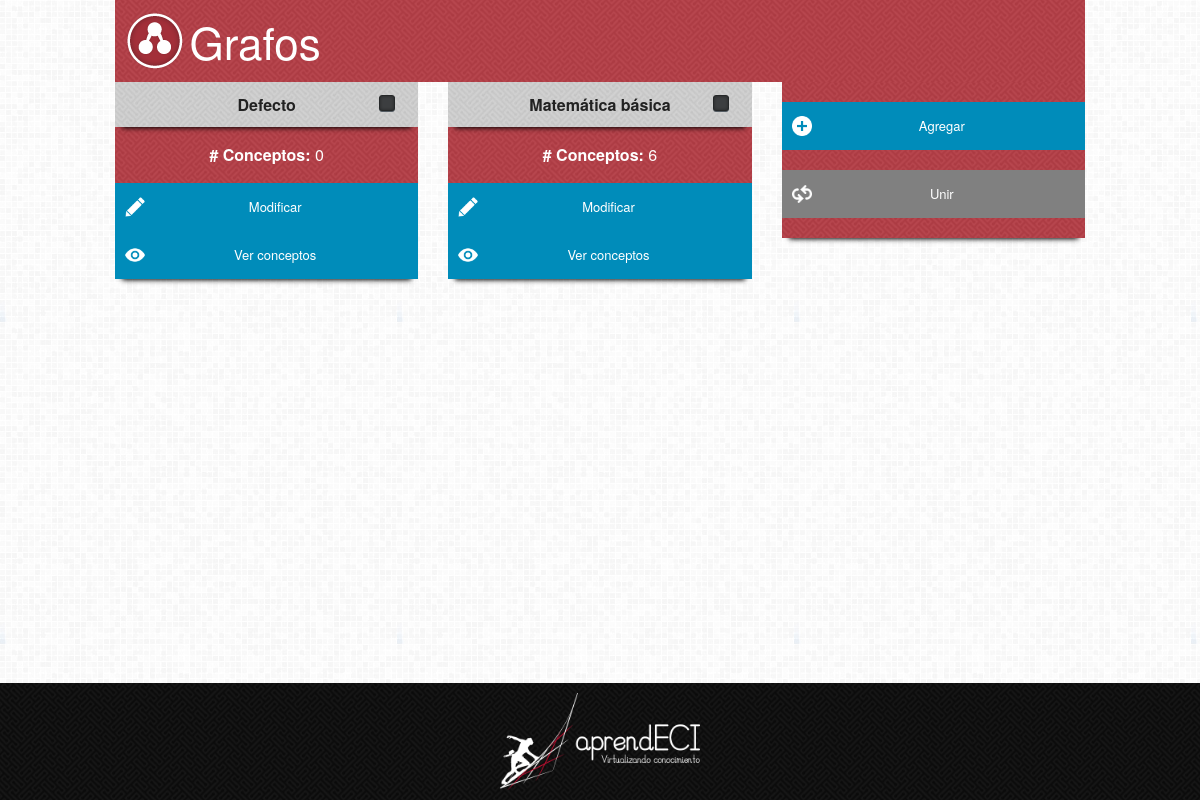
The app's page /aprendeci/grafos/, older data.
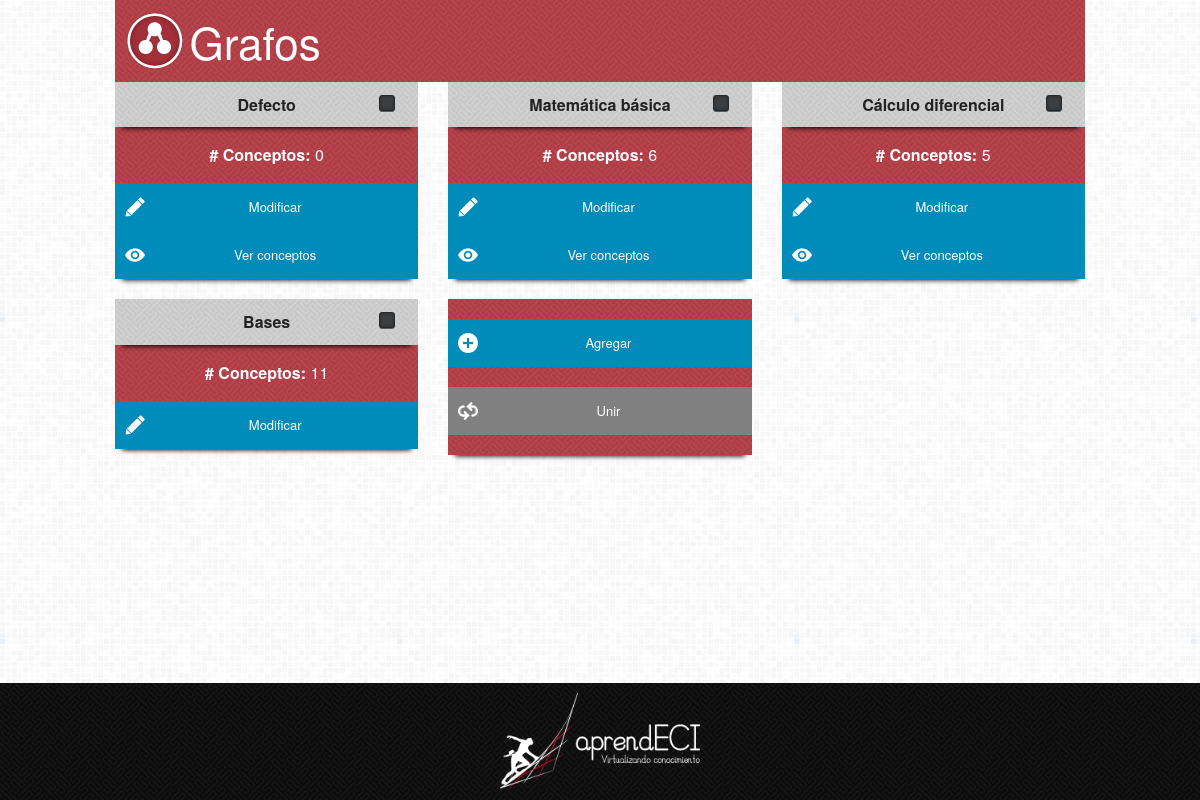
The same page, newer data.
### Aprendeci/models.py (models this page shows, shortened)
class Grafo(models.Model):
    nombre = models.CharField(max_length=100)
    descripcion = models.CharField(max_length=500)
    grafoPadre = models.ForeignKey("self", blank=True, null=True)
    def numero_de_conceptos(self):
        numConceptos = self.concepto_set.all().count()
        for grafo in self.grafo_set.all():
            numConceptos += grafo.concepto_set.all().count()
        return numConceptos

### Aprendeci/views.py (the view)
class GrafosView(ListView, LoginRequiredMixin):
    model = Grafo
    template_name = "Aprendeci/grafo/grafos.html"

### Aprendeci/templates/Aprendeci/grafo/grafos.html (shortened to what this page needs)
{% extends "_layouts/base.html" %}
{% load staticfiles %}
{% load django_bootstrap_breadcrumbs %}
{% block styles %}
    <link rel="stylesheet" href="{% static "css/style.css" %}" />
{% endblock %}
{% block header %}
    <div class="encabezado">
        <img class="icon" alt="grafo" src="{% static "img/icons/grafo.png" %}" />
        <h1>Grafos</h1>
    </div>
{% endblock %}
{% block content %}
    {% for grafo in grafo_list %}
        {% if forloop.counter0|divisibleby:"3" %}
            {% if forloop.counter0 > 0 %}
                </div>
            {% endif %}
            <div class="row">
        {% endif %}
        <div class="small-4 columns">
            <div class="grafoItem">
                <div class="header">
                    <p class="nombre">{{ grafo.nombre }}</p>
                    <input class="grafoCheck" type="checkbox" name="grafo" id="checked{{ grafo.id }}" value="{{ grafo.id }}" /><label for="checked{{ grafo.id }}"><span></span></label>
                </div>
                <div class="conceptos"><span># Conceptos: </span>{{ grafo.numero_de_conceptos }}</div>
                <div class="botones">
                    {% if grafo.grafo_set.all.count == 0 %}
                        <a href="{% url "Aprendeci:grafo" grafo.id %}" class="button small modificar">Modificar</a>
                        <a href="{% url "Aprendeci:conceptos" grafo.id %}" class="button small ver">Ver conceptos</a>
                    {% else %}
                        <a href="{% url "Aprendeci:unirgrafos" %}?grafo1={{ grafo.grafo_set.all.0.id }}&grafo2={{ grafo.grafo_set.all.1.id }}" class="button small modificar">Modificar</a>
                    {% endif %}
                </div>
            </div>
        </div>
        {% if forloop.last %}
            {% if forloop.counter|divisibleby:"3" %}
                </div>
                <div class="row">
                    <div class="small-4 columns">
                        <div class="grafoItem">
                            <a href="{% url "admin:Aprendeci_grafo_add" %}" class="button small agregar">Agregar</a>
                            <a href="{% url "Aprendeci:unirgrafos" %}" class="button small unir">Unir</a>
                        </div>
                    </div>
                </div>
            {% else %}
                <div class="small-4 columns end">
                    <div class="grafoItem">
                        <a href="{% url "admin:Aprendeci_grafo_add" %}" class="button small agregar">Agregar</a>
                        <a href="{% url "Aprendeci:unirgrafos" %}" class="button small unir">Unir</a>
                    </div>
                </div>
                </div>
            {% endif %}
        {% endif %}
    {% endfor %}
{% endblock %}

### AprendeciDjango/templates/_layouts/base.html (shortened to what this page needs)
{% load staticfiles %}
{% load django_bootstrap_breadcrumbs %}
<!DOCTYPE html>
<html>
<head>
    <link rel="stylesheet" href="{% static "css/dependencies/normalize.css" %}" />
    <link rel="stylesheet" href="{% static "css/dependencies/foundation.min.css" %}" />
    <link rel="stylesheet" href="{% static "css/dependencies/jquery.growl.css" %}" />
    {% block styles %}{% endblock %}
</head>
<body>
    <div id="wrapper">
        <div id="header">
            <div class="row">
                <div class="small-12 columns">
                    {% block header %}{% endblock %}
                </div>
            </div>
        </div>
        <div id="container">
            {% block extraContent %}
                <div class="row">
                    <div class="small-12 columns">
                        {% block content %}{% endblock %}
                    </div>
                </div>
            {% endblock %}
        </div>
    </div>
    <div id="footer">
        {% block footer %}
            <div class="footerContent">
                <div class="row">
                    <div class="small-12 columns centrar">
                        <img alt="logo" class="logo" src="{% static "img/logo.png" %}" />
                    </div>
                </div>
            </div>
        {% endblock %}
    </div>
</body>
</html>

### assets/css/style.css (style rules this page uses)
html, body { height: 100%; }
body { background-image: url("../img/bg.png"); padding: 0; margin: 0; }
h1, h2, h3, h4, h5, h6 { display: inline-block; margin: 0; vertical-align: middle; }
h1, h4 { color: #FFF; }
img { display: inline-block; vertical-align: middle; }
p { display: inline; }
.centrar { text-align: center; }
#wrapper { min-height: 100%; }
#wrapper #container { overflow: auto; padding-bottom: 140px; }
#footer { margin-top: -137px; position: relative; }
#footer .footerContent { background: #A22F38 url("../img/maze.png"); clear: both; margin-top: 20px; padding: 10px; }
#footer .footerContent .logo { width: 200px; }
.encabezado { background: #A22F38 url("../img/mazeRed.png"); padding: 10px; }
.button.small { background-position: 10px center; background-repeat: no-repeat; background-size: 20px; margin: 0; padding-left: 45px; }
.button.small.inactivo { background-color: #808080; cursor: not-allowed; }
.agregar { background-image: url("../img/icons/add.png"); }
.modificar { background-image: url("../img/icons/edit.png"); }
.unir { background-image: url("../img/icons/union.png"); }
.ver { background-image: url("../img/icons/eye.png"); }
.grafoItem { background: #A22F38 url("../img/mazeRed.png"); box-shadow: 0 8px 5px -7px #000; margin: 0 0 20px; text-align: center; }
.grafoItem .header { background: #FFF url("../img/mazeGray.png"); box-shadow: 0 8px 5px -7px #000; padding: 10px 0; }
.grafoItem .header .nombre { display: inline; font-weight: bold; margin: 0; }
.grafoItem .header .grafoCheck + label { margin: 0px; position: absolute; right: 35px; }
.grafoItem .header .grafoCheck + label span { background: url("../img/checkSheet.png") left top no-repeat; cursor: pointer; display: inline-block; height: 19px; width: 19px; vertical-align: bottom; }
.grafoItem .conceptos { color: #FFF; margin: 20px 0; }
.grafoItem .conceptos span { font-weight: bold; }
.grafoItem .button { width: 100%; }
.grafoItem .agregar { margin-bottom: 20px; margin-top: 20px; }
.grafoItem .unir { margin-bottom: 20px; }

Row changes from the older to the newer data that the page shows:
changed Grafo "Matemática básica": no longer shows "Agregar Unir"
added Grafo: nombre "Cálculo diferencial", numero_de_conceptos "5"
added Grafo: nombre "Bases", numero_de_conceptos "11"
